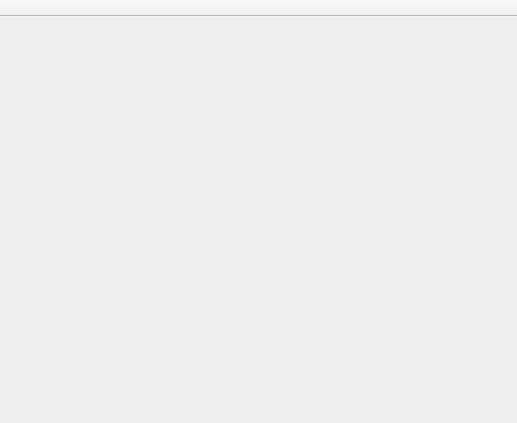
<?xml version="1.0" encoding="UTF-8"?>
<ui version="4.0">
 <class>MainWindow</class>
 <widget class="QMainWindow" name="MainWindow">
  <property name="geometry">
   <rect>
    <x>0</x>
    <y>0</y>
    <width>517</width>
    <height>423</height>
   </rect>
  </property>
  <property name="windowTitle">
   <string>MainWindow</string>
  </property>
  <property name="autoFillBackground">
   <bool>false</bool>
  </property>
  <property name="styleSheet">
   <string notr="true">QTabBar::tab {
	     background: qlineargradient(x1: 0, y1: 0, x2: 0, y2: 1,
                                 stop: 0 #E1E1E1, stop: 0.4 #DDDDDD,
                                 stop: 0.5 #D8D8D8, stop: 1.0 #D3D3D3);
	border-style: solid;
	border-width: 1px;	
 	border-color: rgb(162,162,162);
	border-top-left-radius: 3px;
	border-top-right-radius: 3px;
	min-width: 25ex;
	min-height: 7ex;
}

 QTabBar::tab:selected, QTabBar::tab:hover {
     background: qlineargradient(x1: 0, y1: 0, x2: 0, y2: 1,
                                 stop: 0 #fafafa, stop: 0.4 #f4f4f4,
                                 stop: 0.5 #e7e7e7, stop: 1.0 #fafafa);
 }

 QTabBar::tab:selected {
     border-color: #9B9B9B;
     border-bottom-color: #C2C7CB; 
 }

 QTabBar::tab:!selected {
     margin-top: 2px; 
 }
</string>
  </property>
  <widget class="QWidget" name="centralWidget">
   <layout class="QGridLayout" name="gridLayout">
    <property name="leftMargin">
     <number>0</number>
    </property>
    <property name="topMargin">
     <number>0</number>
    </property>
    <property name="bottomMargin">
     <number>0</number>
    </property>
    <item row="0" column="0">
     <layout class="QHBoxLayout" name="horizontalLayout"/>
    </item>
   </layout>
  </widget>
  <widget class="QMenuBar" name="menuBar">
   <property name="geometry">
    <rect>
     <x>0</x>
     <y>0</y>
     <width>517</width>
     <height>21</height>
    </rect>
   </property>
  </widget>
  <widget class="QToolBar" name="toolBar">
   <property name="windowTitle">
    <string>toolBar</string>
   </property>
   <property name="movable">
    <bool>false</bool>
   </property>
   <property name="floatable">
    <bool>false</bool>
   </property>
   <attribute name="toolBarArea">
    <enum>TopToolBarArea</enum>
   </attribute>
   <attribute name="toolBarBreak">
    <bool>false</bool>
   </attribute>
  </widget>
  <action name="actionNew">
   <property name="icon">
    <iconset resource="images.qrc">
     <normaloff>:/images/filenew.png</normaloff>:/images/filenew.png</iconset>
   </property>
   <property name="text">
    <string>Новый проект или экран</string>
   </property>
  </action>
  <action name="actionOpen">
   <property name="icon">
    <iconset resource="images.qrc">
     <normaloff>:/images/fileopen.png</normaloff>:/images/fileopen.png</iconset>
   </property>
   <property name="text">
    <string>Открыть проект или экран</string>
   </property>
  </action>
  <action name="actionLatestProjects">
   <property name="text">
    <string>Недавние проекты</string>
   </property>
  </action>
  <action name="actionLatestScreens">
   <property name="text">
    <string>Недавние экраны</string>
   </property>
  </action>
  <action name="actionSave">
   <property name="icon">
    <iconset resource="images.qrc">
     <normaloff>:/images/filesave.png</normaloff>:/images/filesave.png</iconset>
   </property>
   <property name="text">
    <string>Сохранить проект</string>
   </property>
  </action>
  <action name="actionSaveAs">
   <property name="text">
    <string>Сохранить экран как</string>
   </property>
  </action>
  <action name="actionAppExit">
   <property name="text">
    <string>Выход</string>
   </property>
  </action>
  <action name="actionScreenSettings">
   <property name="text">
    <string>Настройки экрана</string>
   </property>
  </action>
  <action name="actionShowGrid">
   <property name="checkable">
    <bool>true</bool>
   </property>
   <property name="icon">
    <iconset resource="images.qrc">
     <normaloff>:/images/showgrid.png</normaloff>:/images/showgrid.png</iconset>
   </property>
   <property name="text">
    <string>Сетка</string>
   </property>
  </action>
  <action name="actionLin">
   <property name="checkable">
    <bool>true</bool>
   </property>
   <property name="text">
    <string>Линейка</string>
   </property>
  </action>
  <action name="actionUnderView">
   <property name="text">
    <string>Предварительный просмотр</string>
   </property>
   <property name="shortcutContext">
    <enum>Qt::WindowShortcut</enum>
   </property>
  </action>
  <action name="action0_125">
   <property name="checkable">
    <bool>true</bool>
   </property>
   <property name="text">
    <string>0.125</string>
   </property>
  </action>
  <action name="action0_25">
   <property name="checkable">
    <bool>true</bool>
   </property>
   <property name="text">
    <string>0.25</string>
   </property>
  </action>
  <action name="action0_5">
   <property name="checkable">
    <bool>true</bool>
   </property>
   <property name="text">
    <string>0.5</string>
   </property>
  </action>
  <action name="action1">
   <property name="checkable">
    <bool>true</bool>
   </property>
   <property name="text">
    <string>1</string>
   </property>
  </action>
  <action name="action2">
   <property name="checkable">
    <bool>true</bool>
   </property>
   <property name="text">
    <string>2</string>
   </property>
  </action>
  <action name="action4">
   <property name="checkable">
    <bool>true</bool>
   </property>
   <property name="text">
    <string>4</string>
   </property>
  </action>
  <action name="action8">
   <property name="checkable">
    <bool>true</bool>
   </property>
   <property name="text">
    <string>8</string>
   </property>
  </action>
  <action name="action">
   <property name="text">
    <string>Закрыть проект</string>
   </property>
  </action>
 </widget>
 <layoutdefault spacing="6" margin="11"/>
 <resources>
  <include location="images.qrc"/>
 </resources>
 <connections/>
</ui>
